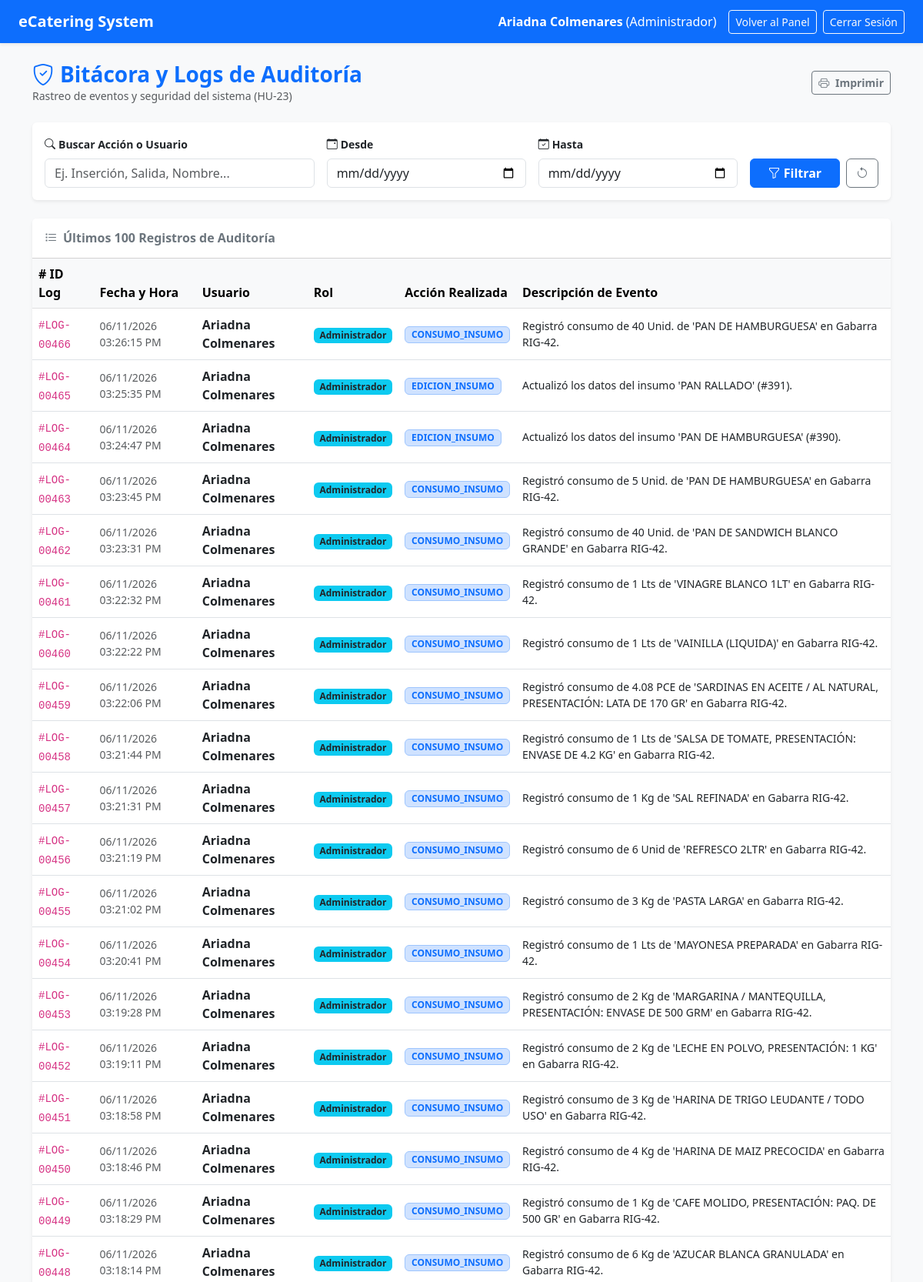
The app's page /logs.php (signed in, upper part) with its own data.
### tables this page shows
CREATE TABLE `logs_sistema` (
  `id_log` int(11) NOT NULL,
  `id_usuario` int(11) NOT NULL,
  `accion` varchar(100) NOT NULL,
  `descripcion` text NOT NULL,
  `fecha_hora` datetime NOT NULL
);

CREATE TABLE `usuarios` (
  `id_usuario` int(11) NOT NULL,
  `nombre` varchar(100) NOT NULL,
  `email` varchar(100) NOT NULL,
  `password` varchar(255) NOT NULL,
  `rol` enum('Administrador','Coord.(a) catering','Superv.(a) catering','Esp. Almacen') DEFAULT 'Coord.(a) catering',
  `creado_en` timestamp NOT NULL DEFAULT current_timestamp(),
  `estado` varchar(20) DEFAULT 'Activo'
);

### logs.php (the view, shortened to what this page needs)
<?php
require_once "config/conexion.php";
$buscar      = $_GET['buscar'] ?? '';
$f_inicio    = $_GET['fecha_inicio'] ?? '';
$f_fin       = $_GET['fecha_fin'] ?? '';
$where_conditions = [];
$sql_where = !empty($where_conditions) ? "WHERE " . implode(" AND ", $where_conditions) : "";
$sql_logs = "SELECT l.*, u.nombre AS nombre_usuario, u.rol
            FROM logs_sistema l
            LEFT JOIN usuarios u ON l.id_usuario = u.id_usuario
            $sql_where
            ORDER BY l.fecha_hora DESC
            LIMIT 100";
$res_logs = $conexion->query($sql_logs);
?>
<!DOCTYPE html>
<html lang="es">
<head>
    <link href="https://cdn.jsdelivr.net/npm/bootstrap@5.3.0/dist/css/bootstrap.min.css" rel="stylesheet">
    <link rel="stylesheet" href="https://cdn.jsdelivr.net/npm/bootstrap-icons@1.11.0/font/bootstrap-icons.css">
</head>
<body class="bg-light">
    <nav class="navbar navbar-expand-lg navbar-dark bg-primary px-4 shadow-sm">
        <a class="navbar-brand fw-bold" href="dashboard.php">eCatering System</a>
        <div class="ms-auto d-flex align-items-center text-white">
            <span class="me-3"><strong><?php echo htmlspecialchars($_SESSION['nombre']); ?></strong> (<?php echo htmlspecialchars($_SESSION['rol']); ?>)</span>
            <a href="dashboard.php" class="btn btn-outline-light btn-sm me-2">Volver al Panel</a>
            <a href="logout.php" class="btn btn-outline-light btn-sm">Cerrar Sesión</a>
        </div>
    </nav>
    <div class="container my-4">
        <div class="d-flex justify-content-between align-items-center mb-4">
            <div>
                <h3 class="fw-bold text-primary mb-0"><i class="bi bi-shield-check me-2"></i>Bitácora y Logs de Auditoría</h3>
                <p class="text-muted small mb-0">Rastreo de eventos y seguridad del sistema (HU-23)</p>
            </div>
            <div>
                <button onclick="window.print();" class="btn btn-outline-secondary btn-sm fw-bold">
                    <i class="bi bi-printer me-1"></i> Imprimir
                </button>
            </div>
        </div>
        <div class="card border-0 shadow-sm mb-4">
            <div class="card-body">
                <form method="GET" action="logs.php" class="row g-3 align-items-end">
                    <div class="col-md-4">
                        <label class="form-label fw-bold small"><i class="bi bi-search me-1"></i>Buscar Acción o Usuario</label>
                        <input type="text" name="buscar" class="form-control" placeholder="Ej. Inserción, Salida, Nombre..." value="<?php echo htmlspecialchars($buscar); ?>">
                    </div>
                    <div class="col-md-3">
                        <label class="form-label fw-bold small"><i class="bi bi-calendar-event me-1"></i>Desde</label>
                        <input type="date" name="fecha_inicio" class="form-control" value="<?php echo htmlspecialchars($f_inicio); ?>">
                    </div>
                    <div class="col-md-3">
                        <label class="form-label fw-bold small"><i class="bi bi-calendar-check me-1"></i>Hasta</label>
                        <input type="date" name="fecha_fin" class="form-control" value="<?php echo htmlspecialchars($f_fin); ?>">
                    </div>
                    <div class="col-md-2 d-flex gap-2">
                        <button type="submit" class="btn btn-primary w-100 fw-bold"><i class="bi bi-funnel"></i> Filtrar</button>
                        <a href="logs.php" class="btn btn-outline-secondary" title="Limpiar Filtros"><i class="bi bi-arrow-counterclockwise"></i></a>
                    </div>
                </form>
            </div>
        </div>
        <div class="card border-0 shadow-sm">
            <div class="card-header bg-white py-3">
                <h6 class="fw-bold text-secondary mb-0"><i class="bi bi-list-task me-2"></i>Últimos 100 Registros de Auditoría</h6>
            </div>
            <div class="card-body p-0">
                <div class="table-responsive">
                    <table class="table table-hover align-middle mb-0">
                        <thead class="table-light">
                            <tr>
                                <th># ID Log</th>
                                <th>Fecha y Hora</th>
                                <th>Usuario</th>
                                <th>Rol</th>
                                <th>Acción Realizada</th>
                                <th>Descripción de Evento</th>
                            </tr>
                        </thead>
                        <tbody>
                            <?php if ($res_logs && $res_logs->num_rows > 0): ?>
                                <?php while ($log = $res_logs->fetch_assoc()): ?>
                                    <tr>
                                        <td><code>#LOG-<?php echo str_pad($log['id_log'], 5, '0', STR_PAD_LEFT); ?></code></td>
                                        <td class="small text-muted"><?php echo date('d/m/Y h:i:s A', strtotime($log['fecha_hora'])); ?></td>
                                        <td class="fw-bold"><?php echo htmlspecialchars($log['nombre_usuario'] ?? 'Sistema / Desconocido'); ?></td>
                                        <td>
                                            <span class="badge bg-info text-dark">
                                                <?php echo htmlspecialchars($log['rol'] ?? 'N/A'); ?>
                                            </span>
                                        </td>
                                        <td>
                                            <span class="badge bg-primary-subtle text-primary border border-primary-subtle">
                                                <?php echo htmlspecialchars($log['accion']); ?>
                                            </span>
                                        </td>
                                        <td class="small text-dark"><?php echo htmlspecialchars($log['descripcion']); ?></td>
                                    </tr>
                                <?php endwhile; ?>
                            <?php else: ?>
                                <tr>
                                    <td colspan="6" class="text-center py-4 text-muted">No se encontraron eventos o logs registrados bajo los criterios seleccionados.</td>
                                </tr>
                            <?php endif; ?>
                        </tbody>
                    </table>
                </div>
            </div>
        </div>
    </div>
</body>
</html>

### records on screen
logs_sistema: id_log "00466", fecha_hora "06/11/2026 03:26:15 PM", id_usuario.nombre "Ariadna Colmenares", id_usuario.rol "Administrador", accion "CONSUMO_INSUMO", descripcion "Registró consumo de 40 Unid. de 'PAN DE HAMBURGUESA' en Gabarra RIG-42."
logs_sistema: id_log "00465", fecha_hora "06/11/2026 03:25:35 PM", id_usuario.nombre "Ariadna Colmenares", id_usuario.rol "Administrador", accion "EDICION_INSUMO", descripcion "Actualizó los datos del insumo 'PAN RALLADO' (#391)."
logs_sistema: id_log "00464", fecha_hora "06/11/2026 03:24:47 PM", id_usuario.nombre "Ariadna Colmenares", id_usuario.rol "Administrador", accion "EDICION_INSUMO", descripcion "Actualizó los datos del insumo 'PAN DE HAMBURGUESA' (#390)."
logs_sistema: id_log "00463", fecha_hora "06/11/2026 03:23:45 PM", id_usuario.nombre "Ariadna Colmenares", id_usuario.rol "Administrador", accion "CONSUMO_INSUMO", descripcion "Registró consumo de 5 Unid. de 'PAN DE HAMBURGUESA' en Gabarra RIG-42."
logs_sistema: id_log "00462", fecha_hora "06/11/2026 03:23:31 PM", id_usuario.nombre "Ariadna Colmenares", id_usuario.rol "Administrador", accion "CONSUMO_INSUMO", descripcion "Registró consumo de 40 Unid. de 'PAN DE SANDWICH BLANCO GRANDE' en Gabarra RIG-42."
logs_sistema: id_log "00461", fecha_hora "06/11/2026 03:22:32 PM", id_usuario.nombre "Ariadna Colmenares", id_usuario.rol "Administrador", accion "CONSUMO_INSUMO", descripcion "Registró consumo de 1 Lts de 'VINAGRE BLANCO 1LT' en Gabarra RIG-42."
logs_sistema: id_log "00460", fecha_hora "06/11/2026 03:22:22 PM", id_usuario.nombre "Ariadna Colmenares", id_usuario.rol "Administrador", accion "CONSUMO_INSUMO", descripcion "Registró consumo de 1 Lts de 'VAINILLA (LIQUIDA)' en Gabarra RIG-42."
logs_sistema: id_log "00459", fecha_hora "06/11/2026 03:22:06 PM", id_usuario.nombre "Ariadna Colmenares", id_usuario.rol "Administrador", accion "CONSUMO_INSUMO", descripcion "Registró consumo de 4.08 PCE de 'SARDINAS EN ACEITE / AL NATURAL, PRESENTACIÓN: LATA DE 170 GR' en Gabarra RIG-42."
logs_sistema: id_log "00458", fecha_hora "06/11/2026 03:21:44 PM", id_usuario.nombre "Ariadna Colmenares", id_usuario.rol "Administrador", accion "CONSUMO_INSUMO", descripcion "Registró consumo de 1 Lts de 'SALSA DE TOMATE, PRESENTACIÓN: ENVASE DE 4.2 KG' en Gabarra RIG-42."
logs_sistema: id_log "00457", fecha_hora "06/11/2026 03:21:31 PM", id_usuario.nombre "Ariadna Colmenares", id_usuario.rol "Administrador", accion "CONSUMO_INSUMO", descripcion "Registró consumo de 1 Kg de 'SAL REFINADA' en Gabarra RIG-42."
logs_sistema: id_log "00456", fecha_hora "06/11/2026 03:21:19 PM", id_usuario.nombre "Ariadna Colmenares", id_usuario.rol "Administrador", accion "CONSUMO_INSUMO", descripcion "Registró consumo de 6 Unid de 'REFRESCO 2LTR' en Gabarra RIG-42."
logs_sistema: id_log "00455", fecha_hora "06/11/2026 03:21:02 PM", id_usuario.nombre "Ariadna Colmenares", id_usuario.rol "Administrador", accion "CONSUMO_INSUMO", descripcion "Registró consumo de 3 Kg de 'PASTA LARGA' en Gabarra RIG-42."
logs_sistema: id_log "00454", fecha_hora "06/11/2026 03:20:41 PM", id_usuario.nombre "Ariadna Colmenares", id_usuario.rol "Administrador", accion "CONSUMO_INSUMO", descripcion "Registró consumo de 1 Lts de 'MAYONESA PREPARADA' en Gabarra RIG-42."
logs_sistema: id_log "00453", fecha_hora "06/11/2026 03:19:28 PM", id_usuario.nombre "Ariadna Colmenares", id_usuario.rol "Administrador", accion "CONSUMO_INSUMO", descripcion "Registró consumo de 2 Kg de 'MARGARINA / MANTEQUILLA, PRESENTACIÓN: ENVASE DE 500 GRM' en Gabarra RIG-42."
logs_sistema: id_log "00452", fecha_hora "06/11/2026 03:19:11 PM", id_usuario.nombre "Ariadna Colmenares", id_usuario.rol "Administrador", accion "CONSUMO_INSUMO", descripcion "Registró consumo de 2 Kg de 'LECHE EN POLVO, PRESENTACIÓN: 1 KG' en Gabarra RIG-42."
logs_sistema: id_log "00451", fecha_hora "06/11/2026 03:18:58 PM", id_usuario.nombre "Ariadna Colmenares", id_usuario.rol "Administrador", accion "CONSUMO_INSUMO", descripcion "Registró consumo de 3 Kg de 'HARINA DE TRIGO LEUDANTE / TODO USO' en Gabarra RIG-42."
logs_sistema: id_log "00450", fecha_hora "06/11/2026 03:18:46 PM", id_usuario.nombre "Ariadna Colmenares", id_usuario.rol "Administrador", accion "CONSUMO_INSUMO", descripcion "Registró consumo de 4 Kg de 'HARINA DE MAIZ PRECOCIDA' en Gabarra RIG-42."
logs_sistema: id_log "00449", fecha_hora "06/11/2026 03:18:29 PM", id_usuario.nombre "Ariadna Colmenares", id_usuario.rol "Administrador", accion "CONSUMO_INSUMO", descripcion "Registró consumo de 1 Kg de 'CAFE MOLIDO, PRESENTACIÓN: PAQ. DE 500 GR' en Gabarra RIG-42."
logs_sistema: id_log "00448", fecha_hora "06/11/2026 03:18:14 PM", id_usuario.nombre "Ariadna Colmenares", id_usuario.rol "Administrador", accion "CONSUMO_INSUMO", descripcion "Registró consumo de 6 Kg de 'AZUCAR BLANCA GRANULADA' en Gabarra RIG-42."

### other values on screen
$_SESSION['nombre'] "Ariadna Colmenares"
$_SESSION['rol'] "Administrador"
